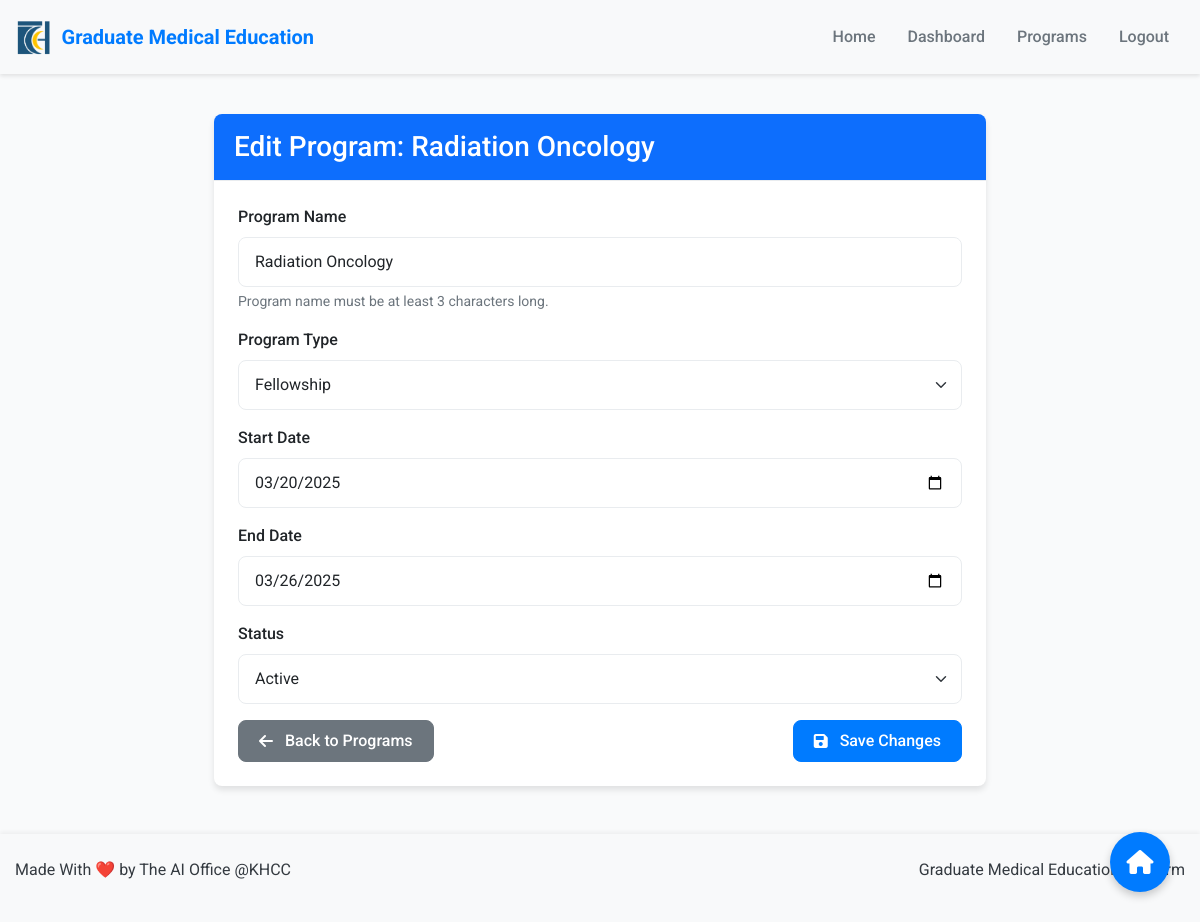
/edit-program/1/ (signed in), run on the app's committed database.
### users/models.py (models this page shows, shortened)
class Program(models.Model):
    PROGRAM_TYPE_CHOICES = (
        ('RESIDENCY', 'Residency'),
        ('FELLOWSHIP', 'Fellowship'),
    )
    STATUS_CHOICES = (
        ('ACTIVE', 'Active'),
        ('INACTIVE', 'Inactive'),
    )
    name = models.CharField(max_length=100, validators=[MinLengthValidator(3)])
    program_type = models.CharField(max_length=20, choices=PROGRAM_TYPE_CHOICES)
    start_date = models.DateField()
    end_date = models.DateField()
    status = models.CharField(max_length=10, choices=STATUS_CHOICES, default='ACTIVE')
    capacity = models.PositiveIntegerField(null=True, blank=True)

### users/views.py (the view)
    def _wrapped_view(request, *args, **kwargs):
        if not request.user.is_authenticated:
            return redirect('login')
        allowed = False
        view_name = request.resolver_match.url_name
        user_type = request.user.user_type
        role_access_map = {
            'dashboard': ['GME_STAFF'],
            'applicant_dashboard': ['APPLICANT'],
            'interviewer_dashboard': ['INTERVIEWER', 'PROGRAM_DIRECTOR'],
            'director_dashboard': ['PROGRAM_DIRECTOR'],
            'manage_programs': ['GME_STAFF'],
            'approve_staff': ['GME_STAFF'],
            'conduct_interview': ['INTERVIEWER', 'PROGRAM_DIRECTOR'],
            'view_interview_results': ['PROGRAM_DIRECTOR'],
            'submit_final_score': ['PROGRAM_DIRECTOR'],
            'director_bulk_update': ['PROGRAM_DIRECTOR'],
            'view_application': ['GME_STAFF'],
            'edit_program': ['GME_STAFF'],
            'delete_program': ['GME_STAFF'],
            'update_application_status': ['GME_STAFF'],
            'create_program': ['GME_STAFF'],
            'bulk_update_status': ['GME_STAFF'],
            'upload_scores': ['GME_STAFF'],
            'process_scores': ['GME_STAFF'],
            'export_applications': ['GME_STAFF'],
            'bulk_send_email': ['GME_STAFF'],
            'bulk_actions': ['GME_STAFF'],
            'edit_application': ['APPLICANT'],
            'submit_draft': ['APPLICANT']
        }
        if view_name in role_access_map:
            allowed = user_type in role_access_map[view_name]
        if not allowed:
            raise PermissionDenied("You don't have permission to access this page.")
        return view_func(request, *args, **kwargs)

### users/forms.py (shortened to what this page needs)
class ProgramForm(forms.ModelForm):
    class Meta:
        model = Program
        fields = ('name', 'program_type', 'start_date', 'end_date', 'status')
        widgets = {
            'start_date': forms.DateInput(attrs={'type': 'date'}),
            'end_date': forms.DateInput(attrs={'type': 'date'}),
        }

### users/views.py (called while the page is built)
@login_required
@check_role_access
def edit_program(request, program_id):
    program = get_object_or_404(Program, id=program_id)
    if request.method == 'POST':
        form = ProgramForm(request.POST, instance=program)
        if form.is_valid():
            form.save()
            messages.success(request, 'Program updated successfully.')
            return redirect('manage_programs')
    else:
        form = ProgramForm(instance=program)
    return render(request, 'users/edit_program.html', {'form': form, 'program': program})

### users/templates/users/edit_program.html (shortened to what this page needs)
{% extends 'users/base.html' %}
{% block content %}
<div class="row justify-content-center">
    <div class="col-md-8">
        <div class="card">
            <div class="card-header bg-primary text-white">
                <h3 class="mb-0">Edit Program: {{ program.name }}</h3>
            </div>
            <div class="card-body">
                <form method="post" novalidate>
                    <div class="mb-3">
                        <label for="id_name" class="form-label">Program Name</label>
                        <input type="text" name="name" id="id_name" class="form-control {% if form.name.errors %}is-invalid{% endif %}" value="{{ form.name.value }}" required minlength="3">
                        <div class="form-text">Program name must be at least 3 characters long.</div>
                    </div>
                    <div class="mb-3">
                        <label for="id_program_type" class="form-label">Program Type</label>
                        <select name="program_type" id="id_program_type" class="form-select {% if form.program_type.errors %}is-invalid{% endif %}" required>
                            {% for value, text in form.program_type.field.choices %}
                                <option value="{{ value }}" {% if value == form.program_type.value %}selected{% endif %}>{{ text }}</option>
                            {% endfor %}
                        </select>
                    </div>
                    <div class="mb-3">
                        <label for="id_start_date" class="form-label">Start Date</label>
                        <input type="date" name="start_date" id="id_start_date" class="form-control {% if form.start_date.errors %}is-invalid{% endif %}" value="{{ form.start_date.value|date:'Y-m-d' }}" required>
                    </div>
                    <div class="mb-3">
                        <label for="id_end_date" class="form-label">End Date</label>
                        <input type="date" name="end_date" id="id_end_date" class="form-control {% if form.end_date.errors %}is-invalid{% endif %}" value="{{ form.end_date.value|date:'Y-m-d' }}" required>
                    </div>
                    <div class="mb-3">
                        <label for="id_status" class="form-label">Status</label>
                        <select name="status" id="id_status" class="form-select {% if form.status.errors %}is-invalid{% endif %}" required>
                            {% for value, text in form.status.field.choices %}
                                <option value="{{ value }}" {% if value == form.status.value %}selected{% endif %}>{{ text }}</option>
                            {% endfor %}
                        </select>
                    </div>
                    <div class="d-flex justify-content-between">
                        <a href="{% url 'manage_programs' %}" class="btn btn-secondary">
                            <i class="fas fa-arrow-left me-1"></i>Back to Programs
                        </a>
                        <button type="submit" class="btn btn-primary">
                            <i class="fas fa-save me-1"></i>Save Changes
                        </button>
                    </div>
                </form>
            </div>
        </div>
    </div>
</div>
{% endblock %}

### static/css/style.css (style rules this page uses)
:root { --primary-color: #007bff; --primary-light: #e6f2ff; --secondary-color: #6c757d; --success-color: #28a745; --danger-color: #dc3545; --warning-color: #ffc107; --info-color: #17a2b8; --light-color: #f8f9fa; --dark-color: #343a40; --white-color: #ffffff; --border-color: #e9ecef; --shadow-sm: 0 0.125rem 0.25rem rgba(0, 0, 0, 0.075); --shadow-md: 0 0.5rem 1rem rgba(0, 0, 0, 0.1); --shadow-lg: 0 1rem 3rem rgba(0, 0, 0, 0.15); --border-radius: 0.5rem; --transition: all 0.3s ease; --font-family: 'Roboto', sans-serif; }
body { font-family: var(--font-family); background-color: #f9fafb; color: var(--dark-color); min-height: 100vh; display: flex; flex-direction: column; }
.card { border: none; border-radius: var(--border-radius); box-shadow: var(--shadow-sm); transition: var(--transition); margin-bottom: 1.5rem; overflow: hidden; }
.card-header { background-color: var(--white-color); border-bottom: 1px solid var(--border-color); padding: 1rem 1.25rem; font-weight: 600; }
.card-header.bg-primary { background-color: var(--primary-color) !important; color: var(--white-color); }
.card-body { padding: 1.5rem; }
.form-label { font-weight: 500; margin-bottom: 0.5rem; display: block; }
.form-control { border: 1px solid var(--border-color); border-radius: var(--border-radius); padding: 0.75rem 1rem; transition: var(--transition); }
.form-select { border: 1px solid var(--border-color); border-radius: var(--border-radius); padding: 0.75rem 1rem; transition: var(--transition); }
.form-text { font-size: 0.875rem; color: var(--secondary-color); margin-top: 0.25rem; }
.btn { border-radius: var(--border-radius); padding: 0.5rem 1.25rem; font-weight: 500; transition: var(--transition); display: inline-flex; align-items: center; justify-content: center; gap: 0.5rem; }
.btn-primary { background-color: var(--primary-color); border-color: var(--primary-color); }
.btn-secondary { background-color: var(--secondary-color); border-color: var(--secondary-color); }
.bg-primary { background-color: var(--primary-color) !important; }

### users/templates/users/base.html (style rules this page uses)
:root { --primary-color: #0d6efd; --secondary-color: #6c757d; --khcc-color: #007bff; }
body { min-height: 100vh; display: flex; flex-direction: column; }
.card { box-shadow: 0 4px 6px rgba(0, 0, 0, 0.1); transition: transform 0.3s ease; margin-bottom: 1.5rem; }
.btn-primary { background-color: var(--khcc-color); border-color: var(--khcc-color); }

### data on the page
Program: name "Radiation Oncology", program_type "Fellowship", start_date "03/20/2025", end_date "03/26/2025", status "Active"
